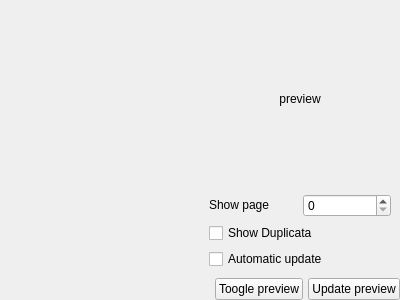
<?xml version="1.0" encoding="UTF-8"?>
<ui version="4.0">
 <class>Print::Internal::PrinterPreviewerPrivate</class>
 <widget class="QWidget" name="Print::Internal::PrinterPreviewerPrivate">
  <property name="geometry">
   <rect>
    <x>0</x>
    <y>0</y>
    <width>400</width>
    <height>300</height>
   </rect>
  </property>
  <property name="windowTitle">
   <string>Form</string>
  </property>
  <layout class="QGridLayout" name="gridLayout_2">
   <property name="margin">
    <number>0</number>
   </property>
   <property name="spacing">
    <number>0</number>
   </property>
   <item row="0" column="0">
    <layout class="QVBoxLayout" name="editorLayout">
     <property name="sizeConstraint">
      <enum>QLayout::SetDefaultConstraint</enum>
     </property>
    </layout>
   </item>
   <item row="0" column="1">
    <widget class="QWidget" name="previewWidget" native="true">
     <layout class="QGridLayout" name="gridLayout_3">
      <item row="0" column="0" colspan="2">
       <layout class="QGridLayout" name="gridLayout">
        <item row="0" column="0">
         <widget class="QLabel" name="previewLabel">
          <property name="sizePolicy">
           <sizepolicy hsizetype="Expanding" vsizetype="Expanding">
            <horstretch>0</horstretch>
            <verstretch>0</verstretch>
           </sizepolicy>
          </property>
          <property name="text">
           <string>preview</string>
          </property>
          <property name="alignment">
           <set>Qt::AlignCenter</set>
          </property>
         </widget>
        </item>
       </layout>
      </item>
      <item row="1" column="0">
       <widget class="QLabel" name="label">
        <property name="sizePolicy">
         <sizepolicy hsizetype="Preferred" vsizetype="Fixed">
          <horstretch>0</horstretch>
          <verstretch>0</verstretch>
         </sizepolicy>
        </property>
        <property name="text">
         <string>Show page</string>
        </property>
       </widget>
      </item>
      <item row="1" column="1">
       <widget class="QSpinBox" name="pageNumberSpinBox"/>
      </item>
      <item row="2" column="0" colspan="2">
       <widget class="QCheckBox" name="duplicataCheck">
        <property name="text">
         <string>Show Duplicata</string>
        </property>
       </widget>
      </item>
      <item row="3" column="0" colspan="2">
       <widget class="QCheckBox" name="automaticUpdateCheck">
        <property name="toolTip">
         <string>If it's checked the preview will update at each changes of text.
 This can be heavy CPU consuming.</string>
        </property>
        <property name="text">
         <string>Automatic update</string>
        </property>
       </widget>
      </item>
     </layout>
    </widget>
   </item>
   <item row="1" column="0" colspan="2">
    <layout class="QHBoxLayout" name="horizontalLayout_4">
     <property name="spacing">
      <number>5</number>
     </property>
     <item>
      <spacer name="horizontalSpacer_3">
       <property name="orientation">
        <enum>Qt::Horizontal</enum>
       </property>
       <property name="sizeHint" stdset="0">
        <size>
         <width>40</width>
         <height>20</height>
        </size>
       </property>
      </spacer>
     </item>
     <item>
      <widget class="QPushButton" name="tooglePreviewButton">
       <property name="text">
        <string>Toogle preview</string>
       </property>
      </widget>
     </item>
     <item>
      <widget class="QPushButton" name="updatePreviewButton">
       <property name="text">
        <string>Update preview</string>
       </property>
      </widget>
     </item>
    </layout>
   </item>
  </layout>
 </widget>
 <resources/>
 <connections/>
</ui>
